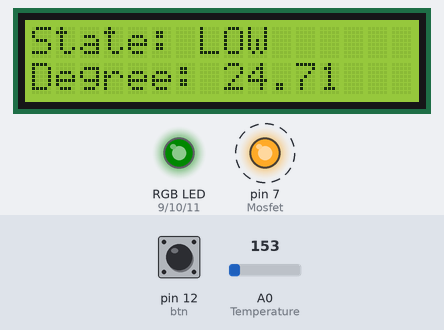
The sketch below on a simulated Arduino Uno, built with avr-gcc and run on an emulated ATmega328P. Shown: 16×2 character LCD, an RGB LED mixed from three pins (HIGH = lit), output pins drawn as LEDs (lit = HIGH). Dashed ring = blinking. The inputs (shaded band) are chosen by the test bench; at power-on: A0 (Temperature) = 153, pin 12 (btn) HIGH. Dim RGB values are drawn brighter than linear.

Above: at 1.27 s.
1.3 s: A0 (Temperature) set to 191
At 1.9 s:
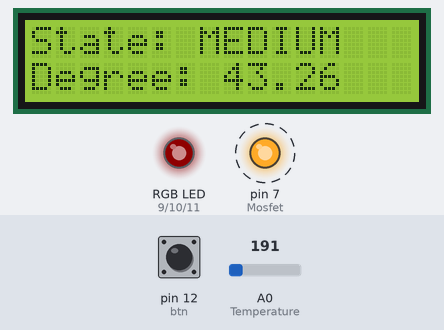
At 2.28 s:
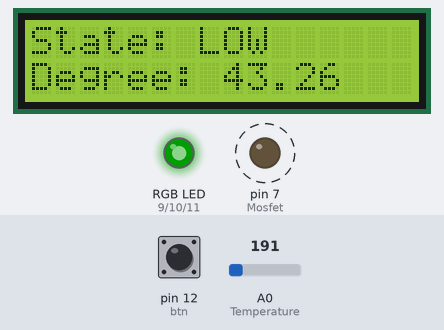
4.3 s: pin 12 (btn) pulled LOW for 3.2 s
9.0 s: A0 (Temperature) set to 175
At 9.45 s:
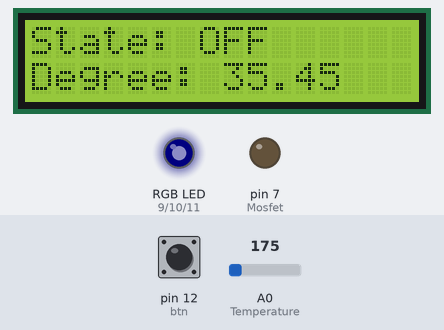
13.9 s: A0 (Temperature) set to 114
At 15.42 s:
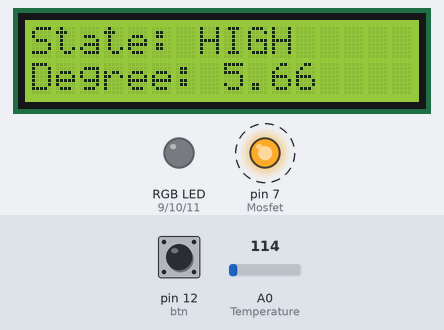
18.8 s: pin 12 (btn) pulled LOW for 0.15 s
20.4 s: pin 12 (btn) pulsed LOW 5 times (0.12 s each, 0.3 s apart)
Timing chart, 0 to 27.8 s (numbered marks = the images above; inputs shaded):
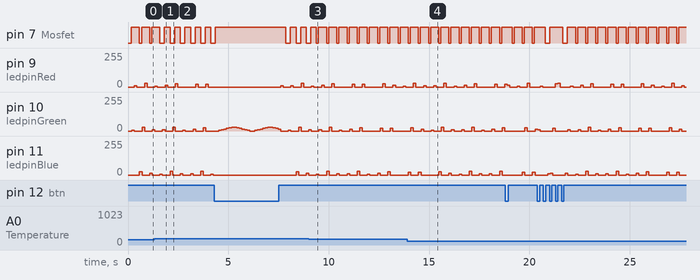

The sketch:

My_arduino_Hotpack.ino
```cpp
#include <Wire.h>
 #include <LiquidCrystal_I2C.h>

 LiquidCrystal_I2C lcd(0x27, 16, 2);

 int ledpinRed = 9;
 int ledpinGreen = 10;
 int ledpinBlue = 11;
 int btn = 12;
 int Temperature = A0;
 int Mosfet = 7 ;

 int bright;
 int cnt = 0;

 float temp;
 float val;

 void count(){
    if(digitalRead(btn) == HIGH){
      if(cnt >= 4){
        cnt = 0;
      }else{
        cnt ++;
      }
    }
 }

 void cnt_option(int bright, float val){

   if(cnt == 0){
      analogWrite(ledpinRed, LOW);
      analogWrite(ledpinGreen, LOW);
      analogWrite(ledpinBlue, LOW);
      delay(100);

      lcd.clear();
      lcd.setCursor(0,0);
      lcd.print("State: OFF");
      lcd.setCursor(0,1);
      lcd.print("Degree: ");
      lcd.print(val);

      digitalWrite(Mosfet,LOW);

    }else if(cnt == 1){
      analogWrite(ledpinRed, LOW);
      analogWrite(ledpinGreen, LOW);
      analogWrite(ledpinBlue, bright);
      delay(100);

      if(val<40){
        digitalWrite(Mosfet,HIGH);
      }
      else{
        digitalWrite(Mosfet,LOW);
      }

      lcd.clear();
      lcd.setCursor(0,0);
      lcd.print("State: LOW");
      lcd.setCursor(0,1);
      lcd.print("Degree: ");
      lcd.print(val);

    }else if(cnt == 2){
      analogWrite(ledpinRed, LOW);
      analogWrite(ledpinGreen, bright);
      analogWrite(ledpinBlue, LOW);
      delay(100);

      if(val<60){
        digitalWrite(Mosfet,HIGH);
      }
      else{
        digitalWrite(Mosfet,LOW);
      }

      lcd.clear();
      lcd.setCursor(0,0);
      lcd.print("State: MEDIUM");
      lcd.setCursor(0,1);
      lcd.print("Degree: ");
      lcd.print(val);

    }else if(cnt == 3){
      analogWrite(ledpinRed, bright);
      analogWrite(ledpinGreen, LOW);
      analogWrite(ledpinBlue, LOW);
      delay(100);


      if(val<80){
        digitalWrite(Mosfet,HIGH);
      }
      else{
        digitalWrite(Mosfet,LOW);
      }

      lcd.clear();
      lcd.setCursor(0,0);
      lcd.print("State: HIGH");
      lcd.setCursor(0,1);
      lcd.print("Degree: ");
      lcd.print(val);
    }
 }

void setup() {
  pinMode(ledpinRed, OUTPUT);
  pinMode(ledpinGreen, OUTPUT);
  pinMode(ledpinBlue, OUTPUT);
  pinMode(btn, INPUT_PULLUP);

  pinMode(Mosfet, OUTPUT);

  lcd.init();
  lcd.backlight();
}

void loop() {

  temp = (float)analogRead(Temperature)*5/1024;
  val = 100*(temp-0.5);

  for(bright = 0; bright <= 30; bright+=5){
    count();
    cnt_option(bright,val);
  }

  for(bright = 30; bright >= 0; bright-=5){
    count();
    cnt_option(bright, val);
  }
}

//https://www.youtube.com/watch?v=QMcwX02cK6A
```
